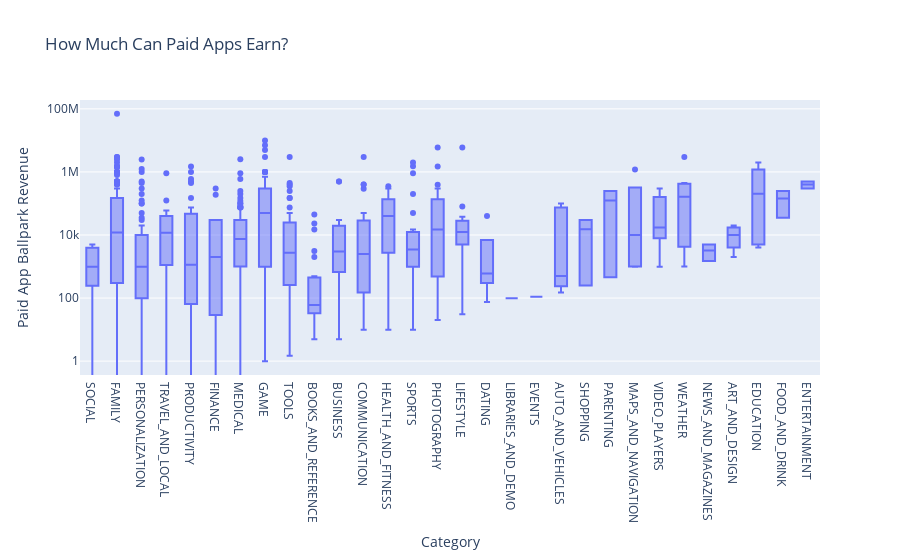

The notebook cell saved with this chart:
### Markdown cell above
# Plotly Box Plots: Revenue by App Category

**Challenge**: See if you can generate the chart below: 

<img src=https://imgur.com/v4CiNqX.png>

Looking at the hover text, how much does the median app earn in the Tools category? If developing an Android app costs $30,000 or thereabouts, does the average photography app recoup its development costs?

Hint: I've used 'min ascending' to sort the categories.

### Code cell
df_paid_apps = df_apps[df_apps['Type'] == 'Paid']
box = px.box(df_paid_apps, 
             height=600,
             x='Category', 
             y='Revenue_Estimate',
             title='How Much Can Paid Apps Earn?')
 
box.update_layout(xaxis_title='Category',
                  yaxis_title='Paid App Ballpark Revenue',
                  xaxis={'categoryorder':'min ascending'},
                  yaxis=dict(type='log'))
 
 
box.show()

### Figure 1 — Plotly figure (JSON) as saved in the notebook; plotly's stock layout.template omitted (floating-point values rounded to 4 significant figures; data arrays with more than 128 entries replaced by an {"elided": "..."} marker saying what was removed)
{"data": [{"alignmentgroup": "True", "hovertemplate": "Category=%{x}<br>Revenue_Estimate=%{y}<extra></extra>", "legendgroup": "", "marker": {"color": "#636efa"}, "name": "", "notched": false, "offsetgroup": "", "orientation": "v", "showlegend": false, "type": "box", "x": {"elided": "739 str values"}, "x0": " ", "xaxis": "x", "y": {"elided": "739 float values"}, "y0": " ", "yaxis": "y"}], "layout": {"autosize": true, "boxmode": "group", "legend": {"tracegroupgap": 0}, "title": {"text": "How Much Can Paid Apps Earn?"}, "xaxis": {"anchor": "y", "autorange": true, "categoryorder": "min ascending", "domain": [0, 1], "range": [-0.5, 29.5], "title": {"text": "Category"}, "type": "category"}, "yaxis": {"anchor": "x", "autorange": true, "domain": [0, 1], "range": [-0.4404, 8.281], "title": {"text": "Paid App Ballpark Revenue"}, "type": "log"}}}
